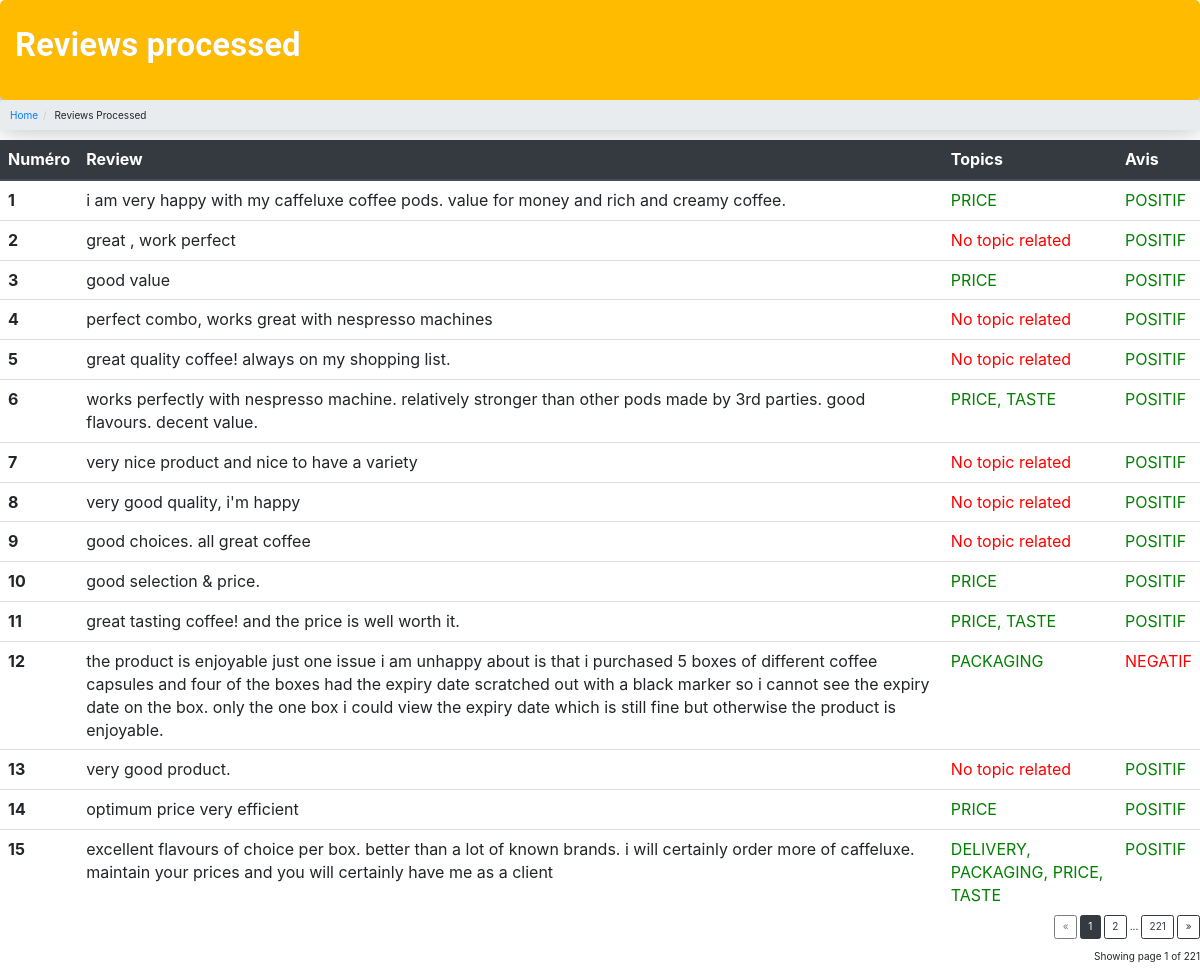
/processed_reviews, run on the app's committed database.
### backend/main.py (models this page shows)
class Reviews(db.Model):
    __tablename__ = 'reviews'
    __table_args__ = {'extend_existing': True}

### backend/main.py (the view)
@app.route('/processed_reviews')
def processed_reviews():
    reviews = Reviews.query.all()
    targets = ['ALLERGENS', 'COMPETITION',
               'DELIVERY', 'PACKAGING', 'PRICE', 'TASTE']
    for review in reviews:
        if review.topic:
            review.topics_str = reduce(
                lambda x, y: x + ', ' + y, [targets[int(topic)-1] for topic in review.topic.split(',')])
        else:
            review.topics_str = "No topic related"
    db.session.flush()
    db.session.commit()
    page = request.args.get('page', 1, type=int)
    processed_reviews = Reviews.query.paginate(
        page=page, per_page=ROWS_PER_PAGE)
    return render_template('processed_reviews.html', processed_reviews=processed_reviews)

### backend/templates/processed_reviews.html (shortened to what this page needs)
<head>
    <link rel="stylesheet" type="text/css" href="{{ url_for('static',filename='stylesheets/style.css')}}">
    <link href="//netdna.bootstrapcdn.com/bootstrap/3.0.0/css/bootstrap.min.css" rel="stylesheet">
    <link rel="stylesheet" href="https://maxcdn.bootstrapcdn.com/bootstrap/3.4.1/css/bootstrap.min.css">
    <link rel="stylesheet" href="https://stackpath.bootstrapcdn.com/bootstrap/4.3.1/css/bootstrap.min.css"
>
</head>
<body>
    <div class=header>
        <div id="head">
            <p>Reviews processed</p>
        </div>
    </div>
    <ul class="breadcrumb">
        <li><a href="http://localhost:4000/">Home</a></li>
        <li>Reviews Processed</li>
    </ul>
    <div class=".table-dark">
        <table class="table table-sm table-borderless mb-0">
            <thead class="thead-dark">
                <tr>
                    <th>Numéro</th>
                    <th>Review</th>
                    <th>Topics</th>
                    <th>Avis</th>
                </tr>
            </thead>
            <tbody>
                {% for review in processed_reviews.items %}
                <tr>
                    <th scope="row">{{ loop.index }}</th>
                    <td>{{ review.review_body}}</td>
                    {%- if review.topics_str == "No topic related" %}
                    {%- set color = "red" %}
                    {%- else %}
                    {%- set color = "green" %}
                    {%- endif %}
                    <td class='{{color}}'>{{ review.topics_str}}</td>
                    {%- if review.score == 1 %}
                    {%- set color = "green" %}
                    {%- set avis = "POSITIF" %}
                    {%- else %}
                    {%- set color = "red" %}
                    {%- set avis = "NEGATIF" %}
                    {%- endif %}
                    <td class="{{color}}">{{ avis}}</td>
                </tr>
                {% endfor %}
            </tbody>
        </table>
    </div>
    <div class="text-right">
        <a href="{{ url_for('processed_reviews', page=processed_reviews.prev_num) }}" class="btn btn-outline-dark
       {% if processed_reviews.page == 1 %}disabled{% endif %}">
            &laquo;
        </a>
        {% for page_num in processed_reviews.iter_pages(left_edge=1, right_edge=1, left_current=1, right_current=2) %}{%
        if page_num %}
        {% if processed_reviews.page == page_num %}
        <a href="{{ url_for('processed_reviews', page=page_num) }}" class="btn btn-dark">
            {{ page_num }}
        </a>
        {% else %}
        <a href="{{ url_for('processed_reviews', page=page_num) }}" class="btn btn-outline-dark">
            {{ page_num }}
        </a>
        {% endif %}
        {% else %}
        ...
        {% endif %}
        {% endfor %} <a href="{{ url_for('processed_reviews', page=processed_reviews.next_num) }}" class="btn btn-outline-dark
       {% if processed_reviews.page == processed_reviews.pages %}disabled{% endif %}">
            &raquo;
        </a>
    </div>
    <p class="text-right mt-3">
        Showing page {{ processed_reviews.page }} of {{ processed_reviews.pages }}
    </p>
</body>
</html>

### backend/static/stylesheets/style.css (style rules this page uses)
.green { color:green; }
.red { color: red; }
body { background: white; }
.header #head p { color: white; }
.header { display: flex; flex-direction: row; justify-content: space-between; width:100%; background-color: #febb00; height: 100px; font-family: "Poppins", Roboto; font-size: 33px; font-weight: 600; text-shadow: 0px 0px 0px rgba(0,0,0,0.3); align-items: center; padding-left: 15px; box-shadow: 0 2.8px 2.2px rgba(0, 0, 0, 0.034), 0 6.7px 5.3px rgba(0, 0, 0, 0.048), 0 12.5px 10px rgba(0, 0, 0, 0.06), 0 22.3px 17.9px rgba(0, 0, 0, 0.072), 0 41.8px 33.4px rgba(0, 0, 0, 0.086), 0 30px 20px rgba(0, 0, 0, 0.12); border-radius: 5px; }

### data on the page
Reviews: review_body "i am very happy with my caffeluxe coffee pods. value for money and rich and creamy coffee.", topics_str "PRICE", avis "POSITIF"
Reviews: review_body "great , work perfect", topics_str "No topic related", avis "POSITIF"
Reviews: review_body "good value", topics_str "PRICE", avis "POSITIF"
Reviews: review_body "perfect combo, works great with nespresso machines", topics_str "No topic related", avis "POSITIF"
Reviews: review_body "great quality coffee! always on my shopping list.", topics_str "No topic related", avis "POSITIF"
Reviews: review_body "works perfectly with nespresso machine. relatively stronger than other pods made by 3rd parties. good flavours. decent value.", topics_str "PRICE, TASTE", avis "POSITIF"
Reviews: review_body "very nice product and nice to have a variety", topics_str "No topic related", avis "POSITIF"
Reviews: review_body "very good quality, i'm happy", topics_str "No topic related", avis "POSITIF"
Reviews: review_body "good choices. all great coffee", topics_str "No topic related", avis "POSITIF"
Reviews: review_body "good selection & price.", topics_str "PRICE", avis "POSITIF"
Reviews: review_body "great tasting coffee! and the price is well worth it.", topics_str "PRICE, TASTE", avis "POSITIF"
Reviews: review_body "the product is enjoyable just one issue i am unhappy about is that i purchased 5 boxes of different coffee capsules and four of the boxes had the expiry date scratched out with a black marker so i cannot see the expiry date on the box. only the one box i could view the expiry date which is still fine but otherwise the product is enjoyable.", topics_str "PACKAGING", avis "NEGATIF"
Reviews: review_body "very good product.", topics_str "No topic related", avis "POSITIF"
Reviews: review_body "optimum price very efficient", topics_str "PRICE", avis "POSITIF"
Reviews: review_body "excellent flavours of choice per box. better than a lot of known brands. i will certainly order more of caffeluxe. maintain your prices and you will certainly have me as a client", topics_str "DELIVERY, PACKAGING, PRICE, TASTE", avis "POSITIF"

### other printed values
{{ page_num }} "1"
{{ page_num }} "2" "221"
{{ processed_reviews.page }} "1"
{{ processed_reviews.pages }} "221"
